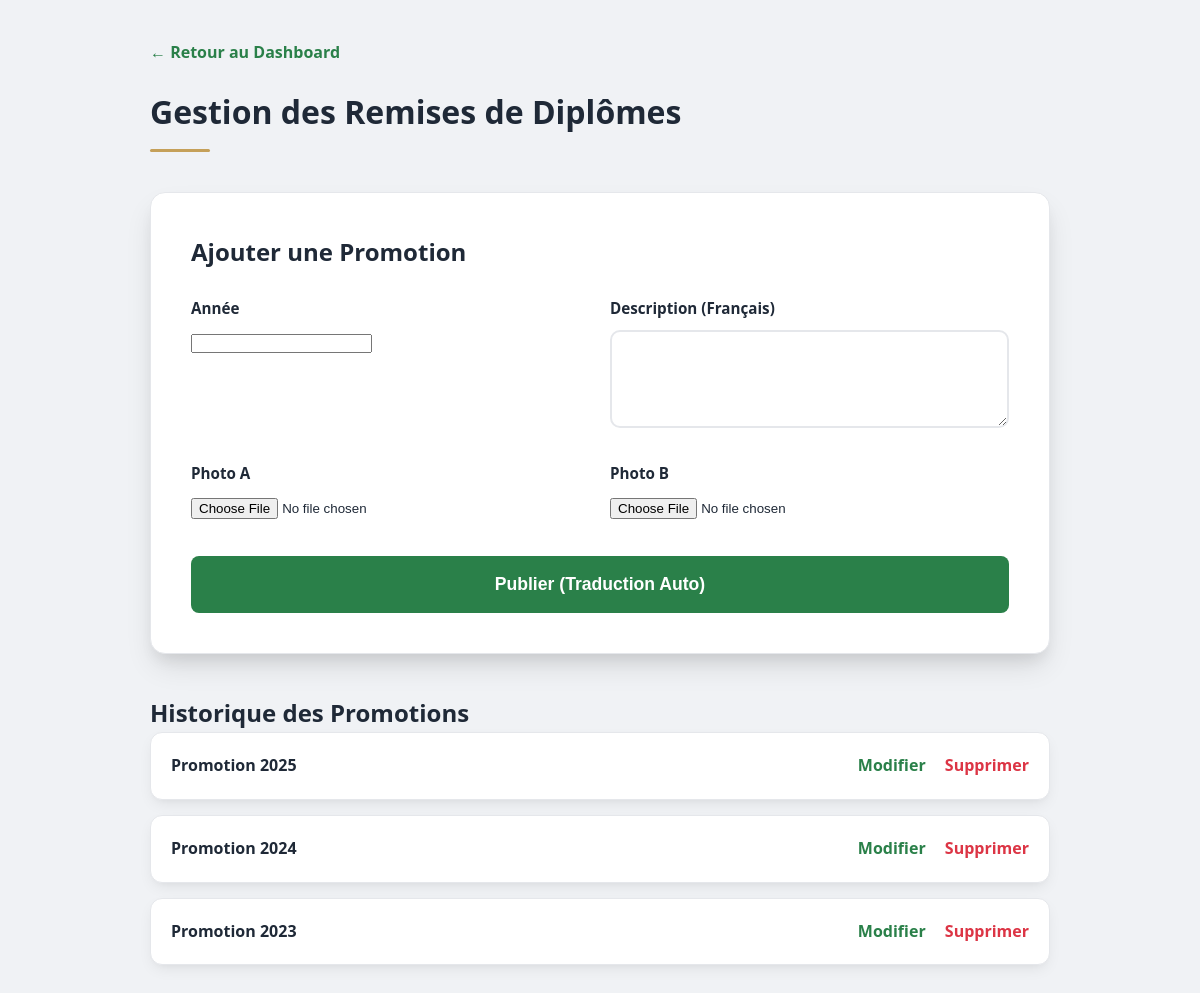
Screenshot of /admin/manage_graduations.php (signed in) with the database file from the repository.
### tables this page shows
CREATE TABLE IF NOT EXISTS graduations (
    id INT AUTO_INCREMENT PRIMARY KEY,
    year INT NOT NULL UNIQUE,
    image_url_a VARCHAR(255),
    image_url_b VARCHAR(255),
    created_at TIMESTAMP DEFAULT CURRENT_TIMESTAMP
);

### admin/manage_graduations.php (the view, shortened to what this page needs)
<?php
require_once '../components/PHP/db_connect.php';
$edit_mode = false;
$edit_data = [
    'year' => '',
    'content_fr' => '',
    'image_url_a' => '',
    'image_url_b' => ''
];
$stmt = $pdo->query("SELECT * FROM graduations ORDER BY year DESC");
$grads = $stmt->fetchAll();
?>
<!DOCTYPE html>
<html lang="fr">
<head>
    <link rel="stylesheet" href="../components/CSS/style.css">
</head>
<body>
    <div class="admin-box">
        <a href="index.php" class="back-link">← Retour au Dashboard</a>
        <header class="section-header" style="margin-top: 0; text-align: left;">
            <h1>Gestion des Remises de Diplômes</h1>
            <div class="line" style="margin: 12px 0;"></div>
        </header>
        <div class="form-card" style="margin-bottom: 40px;">
            <h2 style="margin-bottom: 25px;"><?php echo $edit_mode ? 'Modifier la Promotion' : 'Ajouter une Promotion'; ?></h2>
            <form action="" method="POST" enctype="multipart/form-data" class="form-grid">
                <div class="form-row-2">
                    <div>
                        <label>Année</label>
                        <input type="number" name="year" required value="<?php echo htmlspecialchars($edit_data['year']); ?>">
                    </div>
                    <div>
                        <label>Description (Français)</label>
                        <textarea name="content_fr" rows="3" required><?php echo htmlspecialchars($edit_data['content_fr']); ?></textarea>
                    </div>
                </div>
                <div class="form-row-2">
                    <div>
                        <label>Photo A</label>
                        <input type="file" name="image_a" accept="image/*">
                    </div>
                    <div>
                        <label>Photo B</label>
                        <input type="file" name="image_b" accept="image/*">
                    </div>
                </div>
                <button type="submit" class="btn-form-submit"><?php echo $edit_mode ? 'Enregistrer' : 'Publier'; ?> (Traduction Auto)</button>
            </form>
        </div>
        <h2>Historique des Promotions</h2>
        <?php foreach ($grads as $g): ?>
            <div class="list-item">
                <strong>Promotion <?php echo $g['year']; ?></strong>
                <div>
                    <a href="?edit=<?php echo $g['id']; ?>" class="btn-edit">Modifier</a>
                    <a href="?delete=<?php echo $g['id']; ?>" class="btn-delete" onclick="return confirm('Supprimer ?')">Supprimer</a>
                </div>
            </div>
        <?php endforeach; ?>
    </div>
</body>
</html>

### components/CSS/style.css (style rules this page uses)
:root { --insea-green: #2A8049; --insea-green-dark: #1E5C34; --insea-green-light: #E9F4ED; --insea-gold: #C5A059; --white: #ffffff; --gray-50: #f9fafb; --gray-100: #f3f4f6; --gray-200: #e5e7eb; --gray-600: #4b5563; --gray-800: #1f2937; --gray-900: #111827; --transition-fast: 0.2s ease; --transition-mid: 0.3s ease; --shadow: 0 6px 15px -3px rgba(0, 0, 0, 0.08), 0 4px 6px -4px rgba(0, 0, 0, 0.04); --shadow-lg: 0 15px 30px -5px rgba(0, 0, 0, 0.12), 0 10px 15px -5px rgba(0, 0, 0, 0.08); }
* { margin: 0; padding: 0; box-sizing: border-box; -webkit-font-smoothing: antialiased; }
body { font-family: 'Segoe UI', Roboto, Helvetica, Arial, sans-serif; line-height: 1.6; color: var(--gray-800); background-color: var(--white); overflow-x: hidden; }
a { text-decoration: none; color: inherit; transition: var(--transition-fast); }
.section-header { text-align: center; margin: 60px 0 40px; }
.section-header .line { width: 60px; height: 3px; background: var(--insea-gold); margin: 12px auto 0; border-radius: 2px; }
input[type="text"], input[type="email"], select, textarea { width: 100%; padding: 14px 18px; border: 2px solid var(--gray-200); border-radius: 10px; font-size: 1rem; font-family: inherit; transition: all 0.3s ease; background-color: var(--white); color: var(--gray-800); outline: none; }
label { display: block; margin-bottom: 10px; font-weight: 700; color: var(--gray-800); font-size: 0.95rem; }
.form-card { background: var(--white); padding: 40px; border-radius: 15px; box-shadow: var(--shadow-lg); border: 1px solid var(--gray-200); }
.form-grid { display: grid; gap: 25px; }
.form-row-2 { display: grid; grid-template-columns: 1fr 1fr; gap: 20px; }
.btn-form-submit { background: var(--insea-green) !important; color: white !important; border: none !important; padding: 18px !important; cursor: pointer; font-size: 1.1rem !important; font-weight: 800 !important; margin-top: 10px; border-radius: 8px !important; transition: 0.3s !important; width: 100%; }

### admin/manage_graduations.php (style rules this page uses)
body { background: #f0f2f5; padding: 40px; }
.admin-box { max-width: 900px; margin: 0 auto; }
.back-link { display: inline-block; margin-bottom: 20px; color: var(--insea-green); font-weight: 700; text-decoration: none; }
.list-item { background: white; padding: 20px; border-radius: 12px; margin-bottom: 15px; display: flex; justify-content: space-between; align-items: center; box-shadow: var(--shadow); border: 1px solid var(--gray-200); }
.btn-delete { color: #dc3545; font-weight: bold; text-decoration: none; }
.btn-edit { color: var(--insea-green); font-weight: bold; text-decoration: none; margin-right: 15px; }

### rows the page displays
graduations: year "2025"
graduations: year "2024"
graduations: year "2023"
